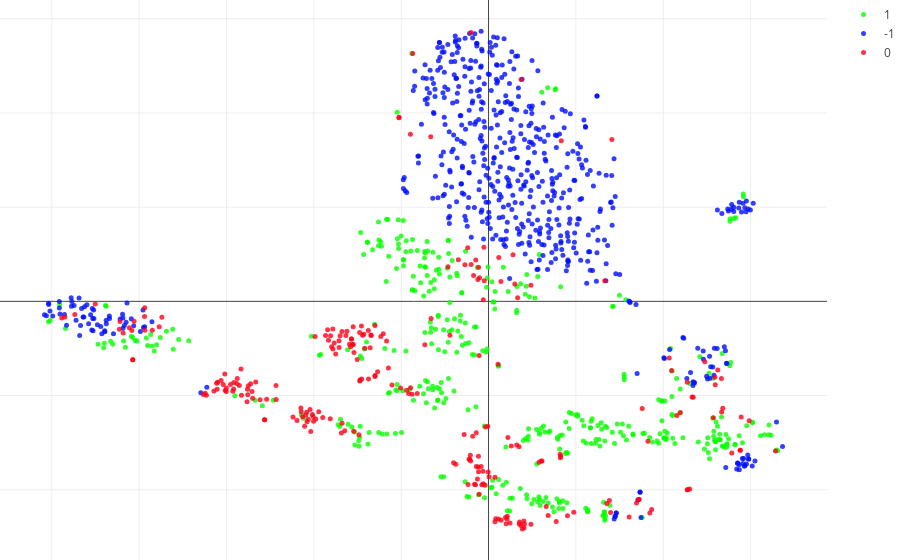

Notebook code cell kept with this figure:
### Code cell
tsne(dfRedes)

### Figure 1 — Plotly figure (JSON) as saved in the notebook; plotly's stock layout.template omitted (floating-point values rounded to 4 significant figures; data arrays with more than 128 entries replaced by an {"elided": "..."} marker saying what was removed)
{"data": [{"marker": {"color": "rgb(7,255,0)", "opacity": 0.8, "size": 5}, "mode": "markers", "name": "1", "type": "scatter", "uid": "f57e353e-22eb-4a6b-84bd-7264fed851ec", "x": {"elided": "427 float values"}, "y": {"elided": "427 float values"}}, {"marker": {"color": "rgb(0,15,255)", "opacity": 0.8, "size": 5}, "mode": "markers", "name": "-1", "type": "scatter", "uid": "ebb9fe82-f3b0-4eb7-95b4-eb8e4d425ed6", "x": {"elided": "585 float values"}, "y": {"elided": "585 float values"}}, {"marker": {"color": "rgb(255,0,23)", "opacity": 0.8, "size": 5}, "mode": "markers", "name": "0", "type": "scatter", "uid": "0c6aae54-2ee0-42f2-bf23-6dc7fc3e0ccd", "x": {"elided": "260 float values"}, "y": {"elided": "260 float values"}}], "layout": {"margin": {"b": 0, "l": 0, "r": 0, "t": 0}}}
